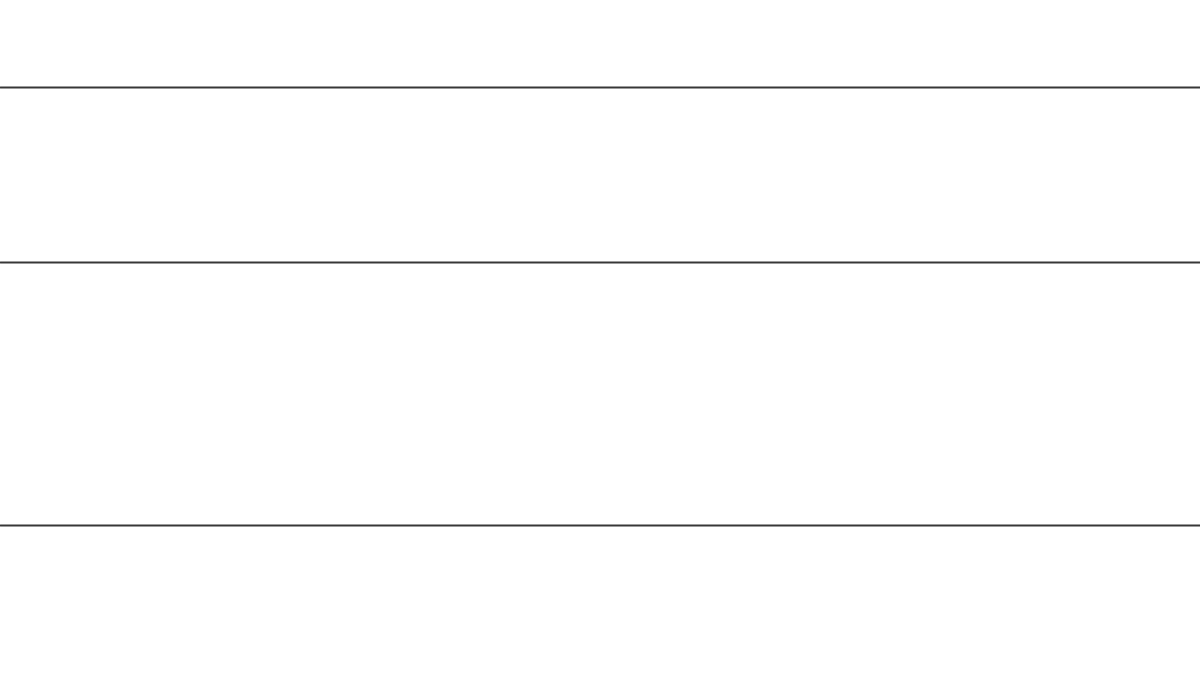
Frame 1 (no input)
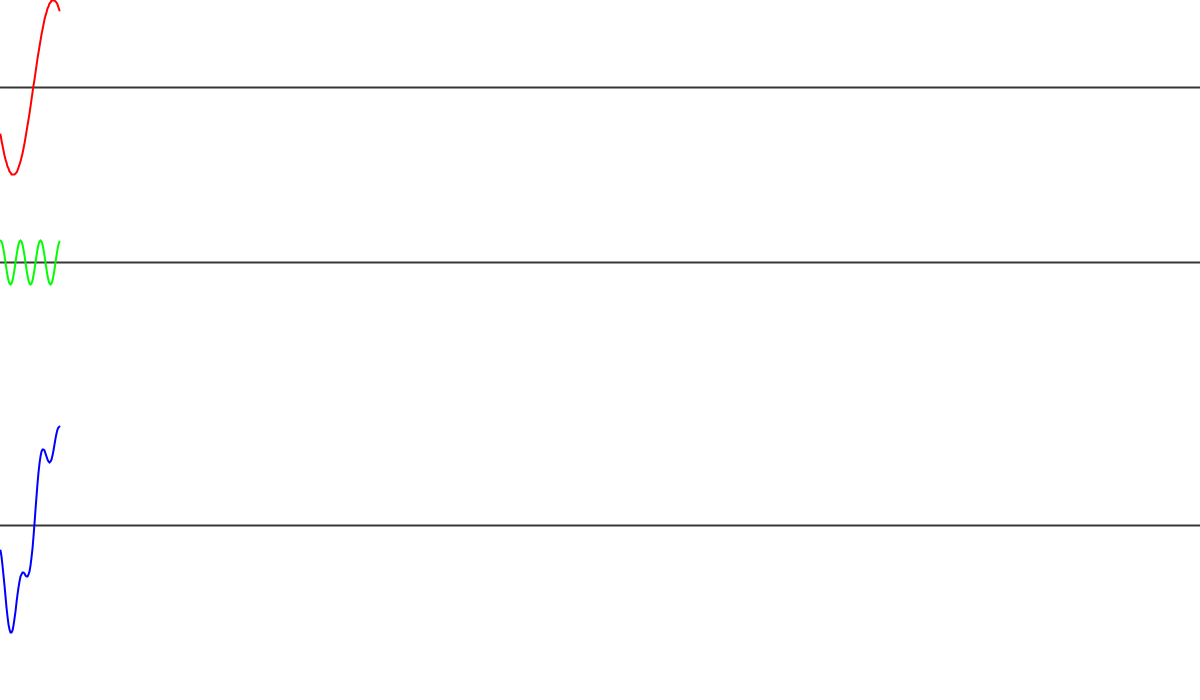
Frame 60 (the mouse pressed at the canvas centre just before this capture)
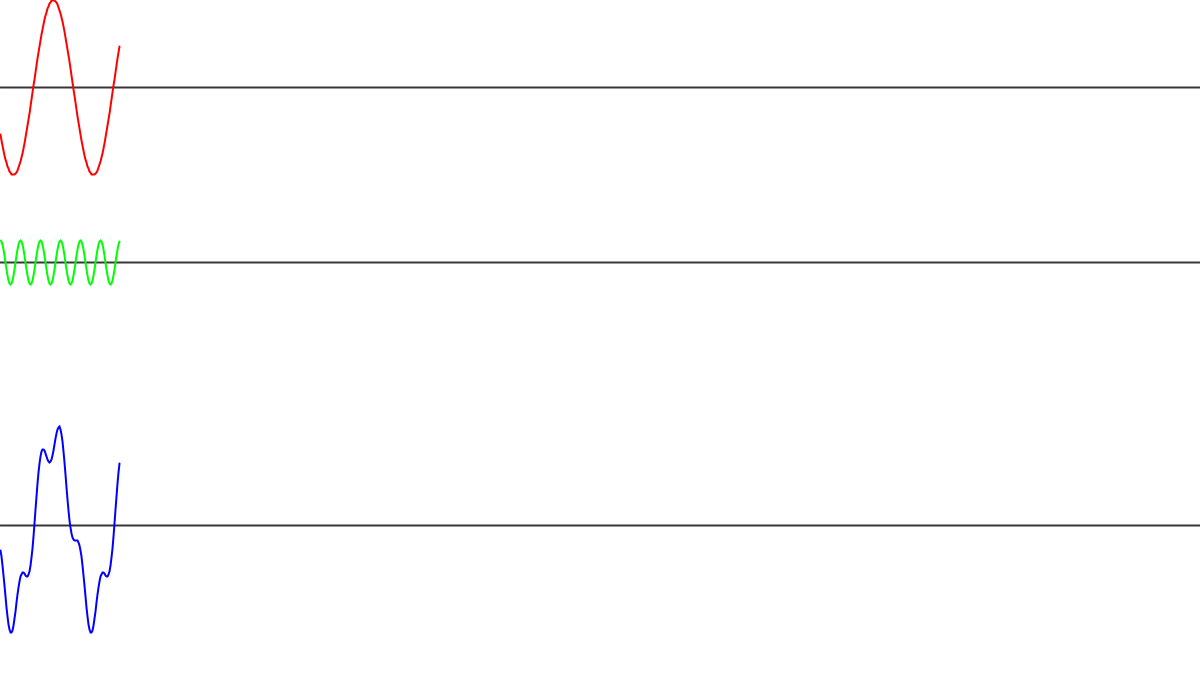
Frame 120 (the mouse held since frame 60 and released just before this capture)

The Processing sketch that drew these frames (run headless with seeded random() and noise(); from frame 60 on, the mouse is pressed at the canvas centre):

// Processing sketch: superimposition
// ── superimposition.pde
//*************** SETTINGS ********************//
int windowHeight = 700;
float h = windowHeight / 5;


float period_1 = 2;
float amplitude_1 = 20;
float phase_1 = 390;
color color_1 = color(255, 0, 0);

float period_2 = 0.5; //max = 20
float amplitude_2 = 5; //max = 20
float phase_2 = 0; 
color color_2 = color(0, 255, 0);

float f(float x, Wave w) {
  float A = w.amp;
  float D = TWO_PI / w.period;
  float B = w.phase;
  float C = w.shift;      // y = A * cos(D(x + B)) + C
  return A * cos(D * (x + B)) + C;
}
//*********************************************//

Wave w1;
Wave w2;
Wave w3;
void setup() {
  size(1200, 700);
  h = height / 4;
  w1 = new Wave(period_1, amplitude_1, phase_1, color_1, 0);
  w2 = new Wave(period_2, amplitude_2, phase_2, color_2, h);
  w3 = new Wave(2 * h, color(0, 0, 255));
}

float t = 0;
void draw() {
  background(255);
  stroke(0, 0, 0, 200);
  strokeWeight(2);
  line(0, h / 2, width, h / 2);
  line(0, 1.5 * h , width, 1.5 * h);
  line(0, 3 * h , width, 3 * h); //<>//
  w1.update(t);
  w2.update(t);
  w1.show();
  w2.show();
  w3.superImpose(w1, w2);
  w3.show();
  t += 0.25;
}
// ── wave.pde
class Wave {
  float period;
  float phase;
  float amp;
  float shift;
  color c;
  ArrayList<Float> points = new ArrayList<Float>();

  Wave(float per_, float amp_, float phase_, color c_, float s_) {
    period = per_ * 10;
    amp = -map(amp_, 0, 20, 0, h / 2); //invert the amplitude because Processing's radians are in different direction
    phase = radians(phase_);
    shift = s_;
    c = c_;
  }

  Wave(float s, color c_) {
    shift = s;
    c = c_;
  }

  void superImpose(Wave w1, Wave w2) {
    noFill(); 
      stroke(c); 
      beginShape(); 
      for (int i = 0; i < w1.points.size(); i++) {
      float y1 = w1.points.get(i); 
        float y2 = w2.points.get(i); 
        float y = y1 + y2 + shift; 
        vertex(i, y);
    }
    endShape();
  }

  void update(float x) {
    float y = f(x, this); 
      points.add(y);
  }

  void show() {
    noFill(); 
      stroke(c); 
      beginShape(); 
      for (int x = 0; x < points.size(); x++) {
      float y = points.get(x) + h / 2; 
        vertex(x, y);
    }
    endShape(); 

      if (points.size() > width) {
      points.remove(0);
    }
  }
}
